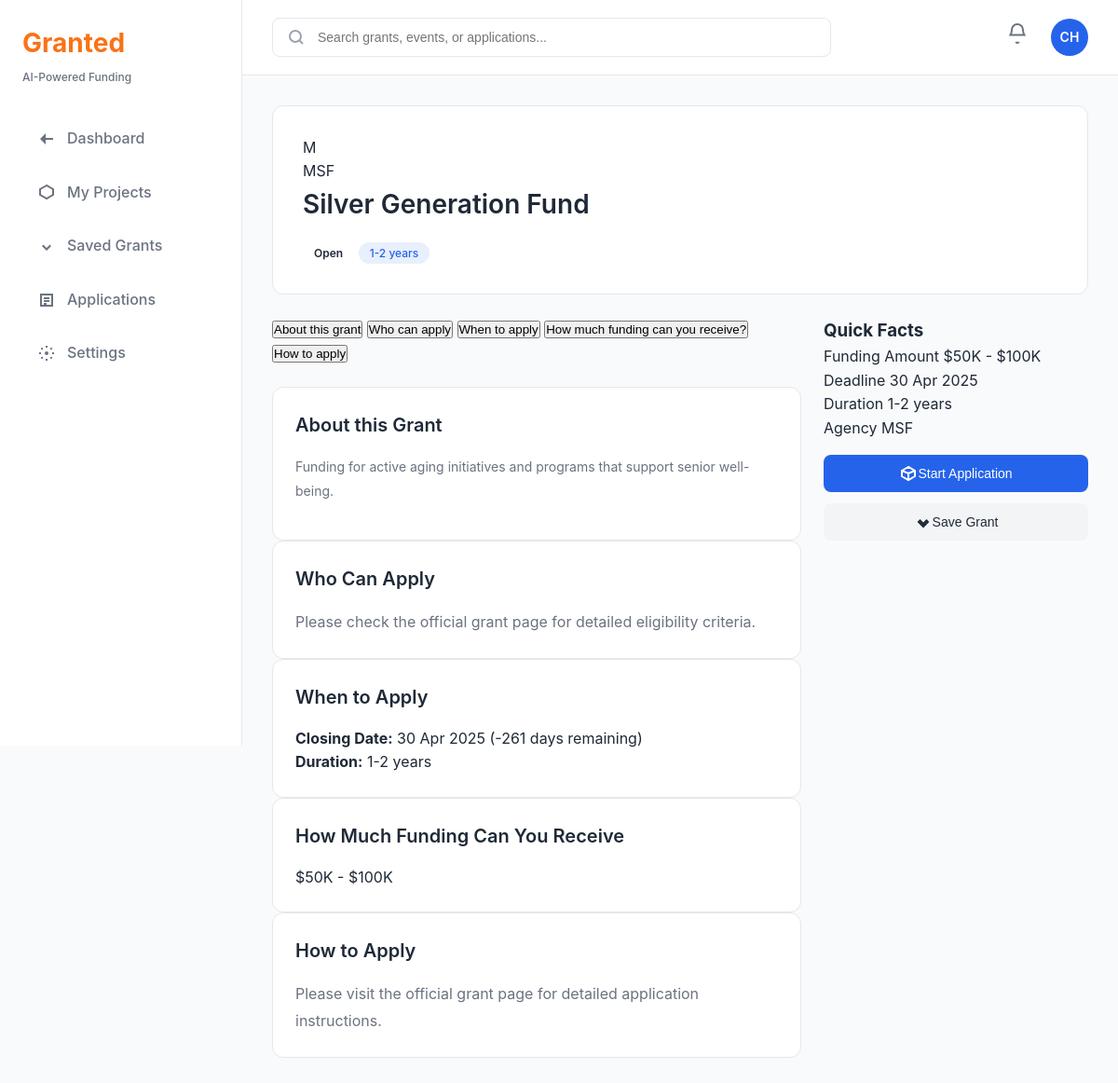
Before: /grants/2/ (signed in) with the older database file.
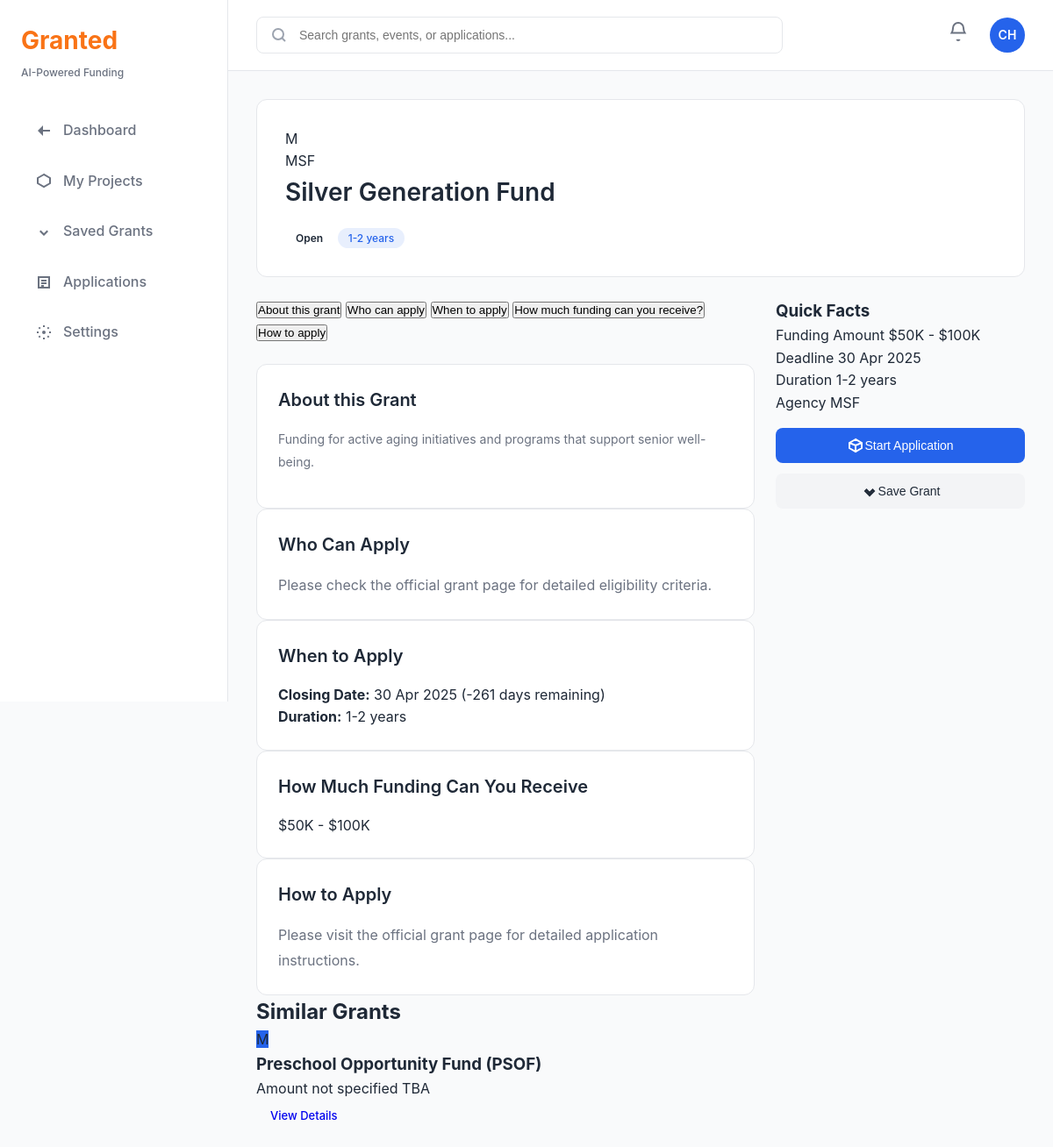
After: the same page with the newer database file.
### grants/models.py (models this page shows, shortened)
class Grant(models.Model):
    STATUS_CHOICES = [
        ('open', 'Open'),
        ('closed', 'Closed'),
        ('upcoming', 'Upcoming'),
    ]
    title = models.CharField(max_length=300)
    agency = models.ForeignKey(Agency, on_delete=models.CASCADE, related_name='grants')
    description = models.TextField()
    funding_min = models.DecimalField(max_digits=12, decimal_places=2, null=True, blank=True)
    funding_max = models.DecimalField(max_digits=12, decimal_places=2, null=True, blank=True)
    closing_date = models.DateField(null=True, blank=True)
    opening_date = models.DateField(null=True, blank=True)
    duration_years = models.CharField(max_length=50, blank=True)  # e.g., "2-3 years", "1-2 years"
    status = models.CharField(max_length=20, choices=STATUS_CHOICES, default='open')
    eligibility_criteria = models.TextField(blank=True)
    application_url = models.URLField(blank=True)
    icon_name = models.CharField(max_length=50, blank=True)  # For UI icons
    match_score = models.IntegerField(
        default=0,
        validators=[MinValueValidator(0), MaxValueValidator(100)],
        help_text="AI-calculated match score (0-100)"
    )
    created_at = models.DateTimeField(auto_now_add=True)
    updated_at = models.DateTimeField(auto_now=True)
    source_url = models.URLField(blank=True, help_text="URL from OurSG Grants Portal")
    external_id = models.CharField(max_length=100, blank=True, help_text="External ID from source")
    class Meta:
        ordering = ['-match_score', '-closing_date']
        indexes = [
            models.Index(fields=['status', 'closing_date']),
            models.Index(fields=['match_score']),
        ]
    @property
    def funding_range(self):
        if self.funding_min and self.funding_max:
            return f"${self.funding_min:,.0f}K - ${self.funding_max:,.0f}K"
        elif self.funding_min:
            return f"${self.funding_min:,.0f}K+"
        return "Amount not specified"
    @property
    def days_until_deadline(self):
        if self.closing_date:
            delta = self.closing_date - timezone.now().date()
            return delta.days
        return None

class Agency(models.Model):
    name = models.CharField(max_length=200)
    acronym = models.CharField(max_length=20, unique=True)
    description = models.TextField(blank=True)
    website = models.URLField(blank=True)
    logo_url = models.URLField(blank=True)

### grants/views.py (the view, shortened to what this page needs)
# urls.py: path('grants/<int:grant_id>/', views.grant_detail, name='grant_detail'),
@login_required
def grant_detail(request, grant_id):
    grant = get_object_or_404(Grant, id=grant_id)
    service = SGGrantsService()
    grant_value = None
    if grant.source_url:
        import re
        match = re.search(r'/grants/([^/]+)/', grant.source_url)
        if match:
            grant_value = match.group(1)
    live_grant_data = None
    user_matches = GrantMatch.objects.filter(
        grant=grant,
        project__user=request.user
    ).select_related('project')
    is_saved = False
    match_score = 0
    match_reasons = []
    if user_matches.exists():
        match = user_matches.first()
        is_saved = match.is_saved
        match_score = match.match_score
        match_reasons = match.match_reasons or []
    existing_application = Application.objects.filter(
        user=request.user,
        grant=grant
    ).first()
    similar_grants = Grant.objects.filter(
        agency=grant.agency
    ).exclude(id=grant.id)[:3]
    positive_reasons = match_reasons[:4] if match_reasons else []
    negative_reasons = []
    context = {
        'grant': grant,
        'live_data': live_grant_data,  # Live data from portal
        'user_matches': user_matches,
        'is_saved': is_saved,
        'match_score': match_score,
        'match_reasons': positive_reasons,
        'negative_reasons': negative_reasons,
        'similar_grants': similar_grants,
        'existing_application': existing_application,
    }
    return render(request, 'grants/grant_detail.html', context)

### grants/templates/grants/grant_detail.html (shortened to what the changed rows need)
{% extends 'grants/base.html' %}
{% load static %}
{% block content %}
<div class="grant-detail-page">
    <div class="grant-detail-header">
        <div class="grant-header-left">
            <div class="grant-header-info">
                <h1>{{ live_data.title|default:grant.title }}</h1>
            </div>
        </div>
    </div>
    <div class="grant-detail-content">
        <div class="grant-detail-main">
            <div class="tab-content">
                <div id="tab-about" class="tab-pane active">
                    <div class="detail-section">
                        <h2>About this Grant</h2>
                    </div>
                </div>
                <div id="tab-who" class="tab-pane">
                    <div class="detail-section">
                        <h2>Who Can Apply</h2>
                    </div>
                </div>
                <div id="tab-when" class="tab-pane">
                    <div class="detail-section">
                        <h2>When to Apply</h2>
                    </div>
                </div>
                <div id="tab-funding" class="tab-pane">
                    <div class="detail-section">
                        <h2>How Much Funding Can You Receive</h2>
                    </div>
                </div>
                <div id="tab-how" class="tab-pane">
                    <div class="detail-section">
                        <h2>How to Apply</h2>
                    </div>
                </div>
            </div>
        </div>
    </div>
    {% if similar_grants %}
    <div class="similar-grants-section">
        <h2>Similar Grants</h2>
        <div class="similar-grants-grid">
            {% for similar in similar_grants %}
            <div class="similar-grant-card">
                <div class="similar-grant-header">
                    <div class="similar-grant-icon">
                        <span class="grant-icon-default">{{ similar.agency.acronym|slice:":1" }}</span>
                    </div>
                    <div class="similar-grant-info">
                        <h3>{{ similar.title }}</h3>
                        <div class="similar-grant-meta">
                            <span>{{ similar.funding_range }}</span>
                            <span>{{ similar.closing_date|date:"d M Y"|default:"TBA" }}</span>
                        </div>
                    </div>
                </div>
                <a href="{% url 'grants:grant_detail' similar.id %}" class="btn btn-outline btn-sm">View Details</a>
            </div>
            {% endfor %}
        </div>
    </div>
    {% endif %}
</div>
{% endblock %}

Changed rows visible on the page:
added Grant: agency.acronym "M", title "Preschool Opportunity Fund (PSOF)", funding_range "Amount not specified", closing_date "TBA"
Other visible differences:
text now shown: "Similar Grants"
